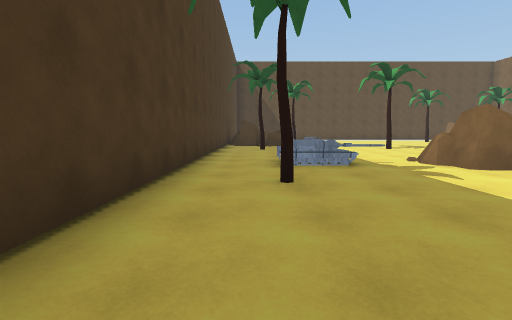
view 1 (above)

21 first-person views from a walk through a Unity game level. The camera is 1.3 m above the floor, tilts 6° down and sees 85° across. The floor is counted in squares, 2 m on a side. Each view is taken from the middle of a square. On the plan, view 1 faces up. The plan holds only what a view shows up to about 9 squares ahead; the rest is blank. Some animated figures are left out. Surface patterns are stand-ins for the level's own textures.

view 2
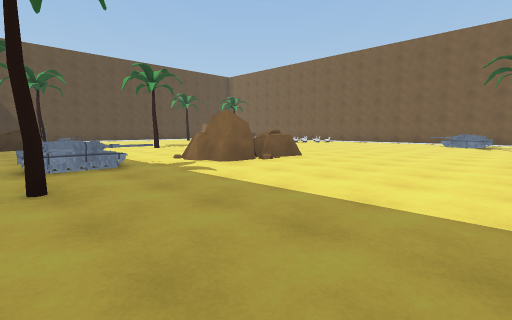

view 3
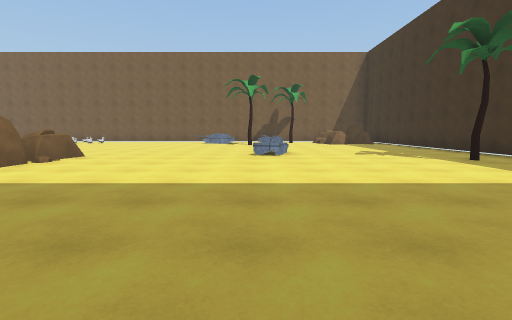

view 4
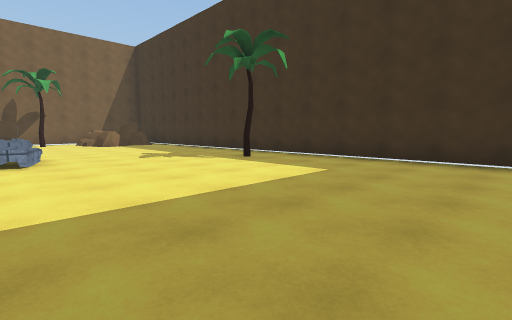

view 5
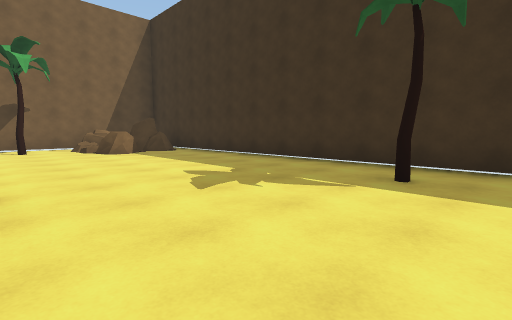

view 6
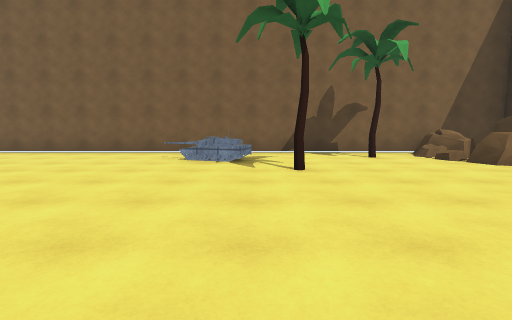

view 7
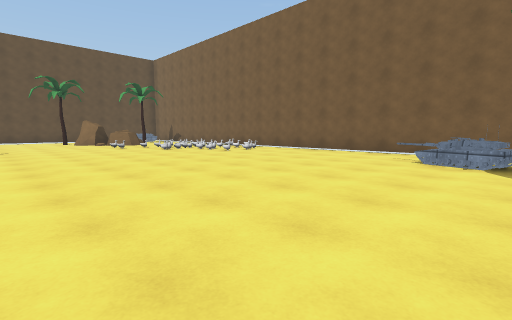

view 8
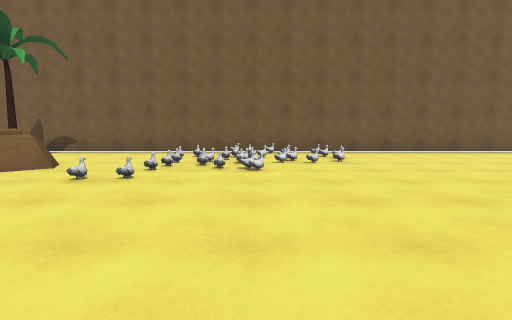

view 9
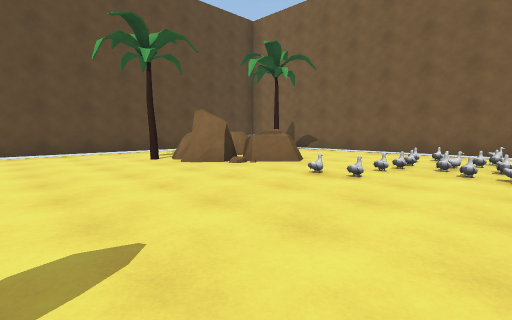

view 10
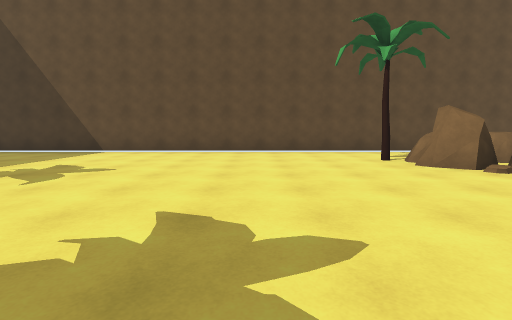

view 11
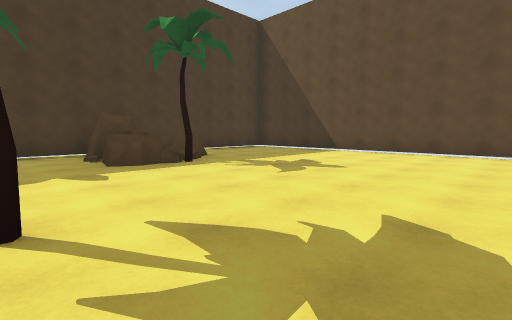

view 12
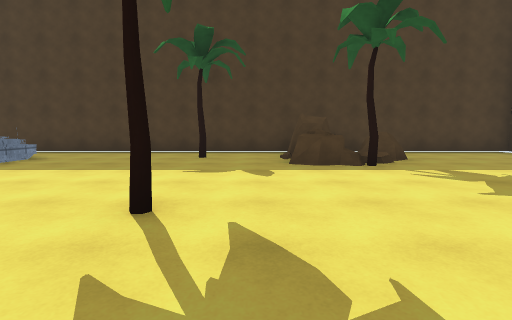

view 13
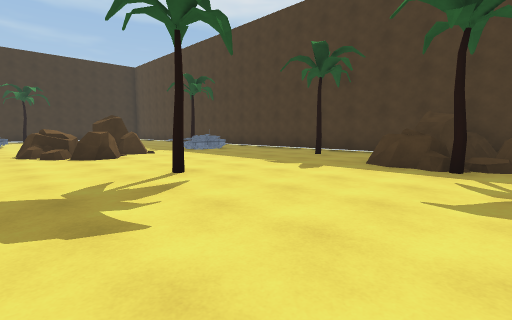

view 14
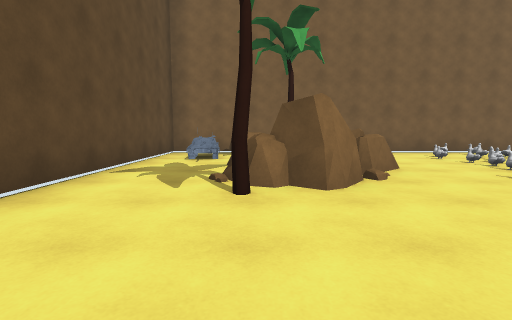

view 15
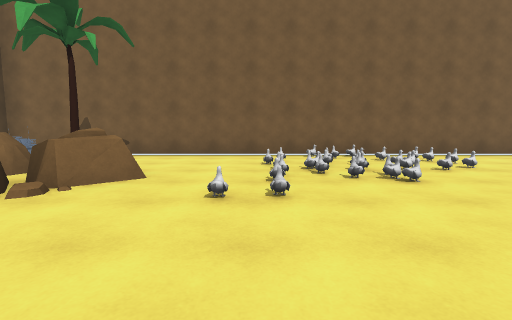

view 16
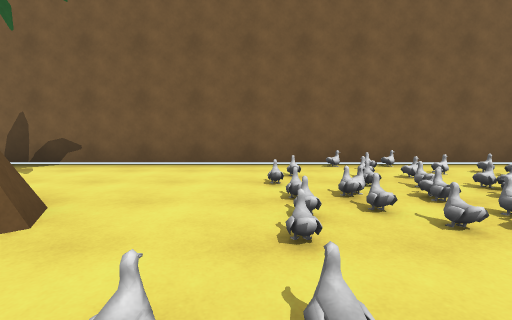

view 17
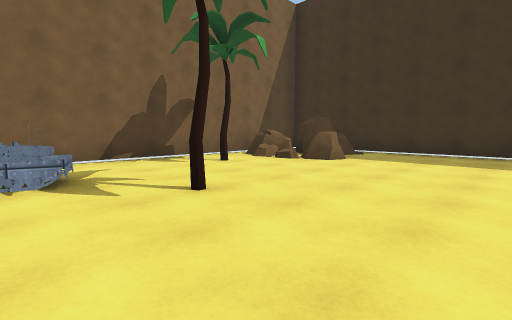

view 18
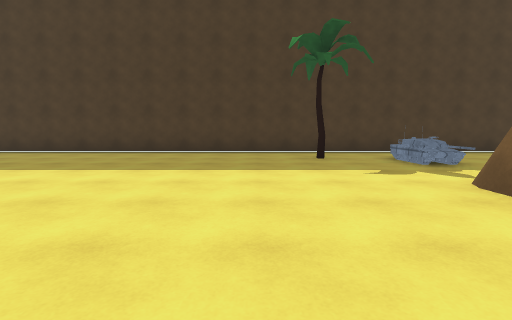

view 19
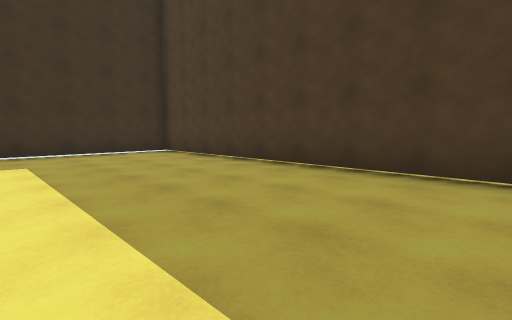

view 20
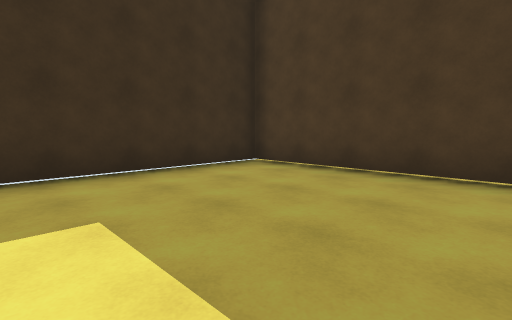

view 21
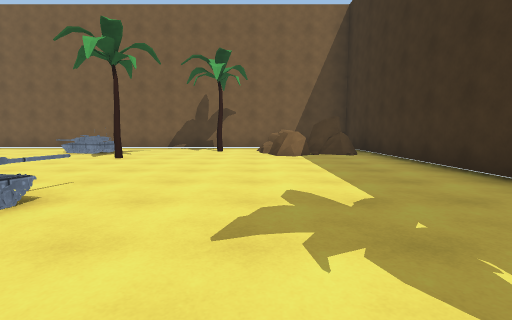

### Floor plan
Points are (right, up) in squares from view 1. A wall is a line through its corners. A room is listed if a view was taken in it or the views show most of it. See-through windows are left out.
Room 1 (views 1, 2, 3, 4, 5, 6, 7, 8, 9, 10, 11, 12, 13, 14, 15, 16, 17, 18, 19, 20, 21)
walls: (11.8, 13.6) (11.5, 14); (12, 14.1) (11.2, 14.5); (12.4, 13.9) (11.9, 13.7) (11.5, 14.1); (15.3, 11.6) (15.3, 18.4) (-1.2, 18.4) (-1.2, -6.3) (14.1, -6.3); (11.5, 15.2) (10.8, 14.7) (10.3, 15.2) (10.7, 15.8); (12, -3.9) (12.8, -3.4); (12.1, -4.1) (12.2, -3.8); (12.5, -4.3) (12.2, -3.8); (14.2, -3.4) (14.7, -3.6); (14.1, -3.7) (14.6, -3.8); (13.2, -5.5) (13.3, -5); (13.1, -5.8) (12.6, -5.2); (15.3, -6) (15.3, 9.4)
low walls: (11.2, 14.5) (11.4, 14.8); (12.1, -3.7) (12.7, -3.5); (12.4, -4.4) (12.1, -3.9); (12.5, -4.4) (12, -3.9); (13.7, -4.1) (14.1, -3.4); (14, -4.2) (14.2, -3.4); (12.6, -5.2) (13.1, -4.4)
ways out: gap at (14, -3)
objects: tree (0, 4); tank (0, 6); tree (0, 10); rock (0, 12) to (1, 14); tree (2, 13); rock (4, 5) to (6, 7); tree (5, -5); tree (5, 10); tank (8, -1); tree (10, 16); other object (11, 12); tree (12, 0); other object (12, 10); other object (12, 12); tank (13, 1); other object (13, 9); other object (13, 10); tree (13, 15); tank (13, 17); tree (14, -2); tank (14, 3); other object (14, 8); other object (14, 9); other object (14, 10); other object (15, 10); other object (15, 11)

Positions as (right, up) in squares from view 1, and headings:
1: (0, 0), facing up
2: (0, 0), facing up-right
3: (-1, 0), facing right
4: (0, 0), facing down-right
5: (4, -1), facing down-right
6: (7, 1), facing right
7: (7, 1), facing up-right
8: (7, 10), facing right
9: (7, 10), facing up-right
10: (7, 10), facing up
11: (7, 10), facing up-left
12: (7, 11), facing left
13: (7, 14), facing down-left
14: (7, 16), facing right
15: (8, 12), facing right
16: (10, 12), facing right
17: (9, 2), facing down-right
18: (7, 2), facing left
19: (3, 2), facing down-left
20: (3, -2), facing down-left
21: (5, -3), facing right
